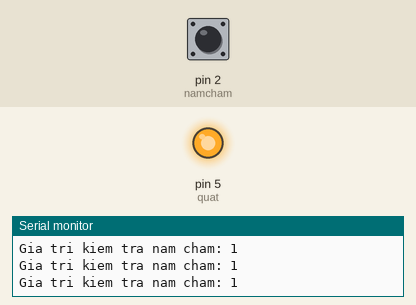
The sketch below on a simulated Arduino Uno, built with avr-gcc and run on an emulated ATmega328P. On the bench: output pins drawn as LEDs (lit = HIGH), the last lines printed to the serial monitor. The inputs (shaded band) are chosen by the test bench; at power-on: pin 2 (namcham) HIGH.

Above: at 1.4 s.
1.5 s: pin 2 (namcham) pulled LOW for 0.35 s
At 2.1 s:
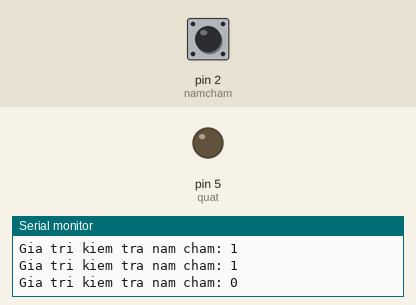
Timing chart, 0 to 4.5 s (numbered marks = the images above; inputs shaded):
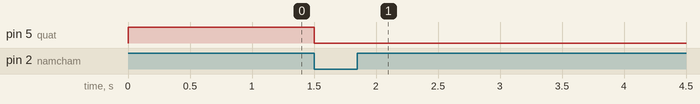

The sketch:

lamThem.ino
```cpp
int namcham = 2;
int quat = 5;
bool flagDone = false;
void setup() {
  // put your setup code here, to run once:
  Serial.begin(9600);
  pinMode(namcham, INPUT_PULLUP);
  pinMode(quat, OUTPUT);
  digitalWrite(quat, HIGH);
}

void loop() {
  // put your main code here, to run repeatedly:
  if(!flagDone){
  int kiemtraNamCham = digitalRead(namcham);
  Serial.print("Gia tri kiem tra nam cham: ");
  Serial.println(kiemtraNamCham);
  if (kiemtraNamCham == 0) {
    digitalWrite(quat, LOW);
    delay(1000);
    flagDone = true;
  }
  delay(300);
  }
}
```

Measured:
- after the input at 1.5 s, pin 5 (quat): HIGH → LOW at once
